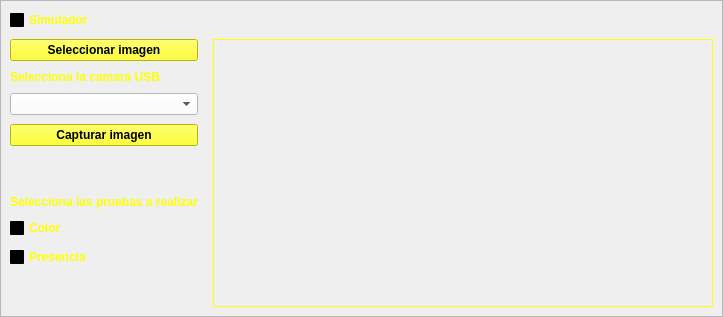
      <widget class="QWidget" name="tab_9">
       <attribute name="title">
        <string>HOME</string>
       </attribute>
       <layout class="QGridLayout" name="gridLayout_21">
        <property name="leftMargin">
         <number>0</number>
        </property>
        <property name="topMargin">
         <number>0</number>
        </property>
        <property name="rightMargin">
         <number>0</number>
        </property>
        <property name="bottomMargin">
         <number>0</number>
        </property>
        <item row="0" column="0">
         <widget class="QFrame" name="frame_11">
          <property name="frameShape">
           <enum>QFrame::StyledPanel</enum>
          </property>
          <property name="frameShadow">
           <enum>QFrame::Raised</enum>
          </property>
          <layout class="QGridLayout" name="gridLayout_22">
           <property name="horizontalSpacing">
            <number>15</number>
           </property>
           <property name="verticalSpacing">
            <number>9</number>
           </property>
           <item row="7" column="0">
            <widget class="QCheckBox" name="activarColorChB">
             <property name="font">
              <font>
               <pointsize>9</pointsize>
               <weight>75</weight>
               <bold>true</bold>
              </font>
             </property>
             <property name="styleSheet">
              <string notr="true">background-color: qlineargradient(spread:pad, x1:0, y1:0, x2:1, y2:0, stop:1 rgba(0, 0, 0, 0));
color: rgb(255, 255, 0);</string>
             </property>
             <property name="text">
              <string>Color</string>
             </property>
            </widget>
           </item>
           <item row="8" column="0">
            <widget class="QCheckBox" name="activarPresenciaChB">
             <property name="font">
              <font>
               <pointsize>9</pointsize>
               <weight>75</weight>
               <bold>true</bold>
              </font>
             </property>
             <property name="styleSheet">
              <string notr="true">background-color: qlineargradient(spread:pad, x1:0, y1:0, x2:1, y2:0, stop:1 rgba(0, 0, 0, 0));
color: rgb(255, 255, 0);</string>
             </property>
             <property name="text">
              <string>Presencia</string>
             </property>
            </widget>
           </item>
           <item row="9" column="0">
            <spacer name="verticalSpacer_15">
             <property name="orientation">
              <enum>Qt::Vertical</enum>
             </property>
             <property name="sizeHint" stdset="0">
              <size>
               <width>20</width>
               <height>40</height>
              </size>
             </property>
            </spacer>
           </item>
           <item row="0" column="0">
            <widget class="QCheckBox" name="simuladorChB">
             <property name="font">
              <font>
               <pointsize>9</pointsize>
               <weight>75</weight>
               <bold>true</bold>
              </font>
             </property>
             <property name="styleSheet">
              <string notr="true">background-color: qlineargradient(spread:pad, x1:0, y1:0, x2:1, y2:0, stop:1 rgba(0, 0, 0, 0));
color: rgb(255, 255, 0);</string>
             </property>
             <property name="text">
              <string>Simulador</string>
             </property>
            </widget>
           </item>
           <item row="2" column="0">
            <widget class="QLabel" name="label_27">
             <property name="font">
              <font>
               <pointsize>9</pointsize>
               <weight>75</weight>
               <bold>true</bold>
              </font>
             </property>
             <property name="styleSheet">
              <string notr="true">background-color: qlineargradient(spread:pad, x1:0, y1:0, x2:1, y2:0, stop:1 rgba(0, 0, 0, 0));
color: rgb(255, 255, 0);</string>
             </property>
             <property name="text">
              <string>Selecciona la camara USB</string>
             </property>
            </widget>
           </item>
           <item row="3" column="0">
            <widget class="QComboBox" name="camarasCBox">
             <property name="styleSheet">
              <string notr="true">background-color: rgb(255, 255, 255);</string>
             </property>
            </widget>
           </item>
           <item row="5" column="0">
            <spacer name="verticalSpacer_16">
             <property name="orientation">
              <enum>Qt::Vertical</enum>
             </property>
             <property name="sizeType">
              <enum>QSizePolicy::Preferred</enum>
             </property>
             <property name="sizeHint" stdset="0">
              <size>
               <width>20</width>
               <height>40</height>
              </size>
             </property>
            </spacer>
           </item>
           <item row="1" column="0">
            <widget class="QPushButton" name="selectImageButton">
             <property name="font">
              <font>
               <pointsize>9</pointsize>
               <weight>75</weight>
               <bold>true</bold>
              </font>
             </property>
             <property name="styleSheet">
              <string notr="true">background-color: rgb(255, 255, 0);</string>
             </property>
             <property name="text">
              <string>Seleccionar imagen</string>
             </property>
            </widget>
           </item>
           <item row="4" column="0">
            <widget class="QPushButton" name="capturarImagenButton">
             <property name="font">
              <font>
               <pointsize>9</pointsize>
               <weight>75</weight>
               <bold>true</bold>
              </font>
             </property>
             <property name="styleSheet">
              <string notr="true">background-color: rgb(255, 255, 0);</string>
             </property>
             <property name="text">
              <string>Capturar imagen</string>
             </property>
            </widget>
           </item>
           <item row="6" column="0">
            <widget class="QLabel" name="label_28">
             <property name="font">
              <font>
               <pointsize>9</pointsize>
               <weight>75</weight>
               <bold>true</bold>
              </font>
             </property>
             <property name="styleSheet">
              <string notr="true">background-color: qlineargradient(spread:pad, x1:0, y1:0, x2:1, y2:0, stop:1 rgba(0, 0, 0, 0));
color: rgb(255, 255, 0);</string>
             </property>
             <property name="text">
              <string>Selecciona las pruebas a realizar</string>
             </property>
            </widget>
           </item>
           <item row="1" column="1" rowspan="9">
            <widget class="QLabel" name="imagenCapturadaLabel">
             <property name="minimumSize">
              <size>
               <width>500</width>
               <height>0</height>
              </size>
             </property>
             <property name="maximumSize">
              <size>
               <width>500</width>
               <height>16777215</height>
              </size>
             </property>
             <property name="palette">
              <palette>
               <active>
                <colorrole role="WindowText">
                 <brush brushstyle="SolidPattern">
                  <color alpha="255">
                   <red>255</red>
                   <green>255</green>
                   <blue>0</blue>
                  </color>
                 </brush>
                </colorrole>
                <colorrole role="Button">
                 <brush brushstyle="LinearGradientPattern">
                  <gradient startx="0.000000000000000" starty="0.000000000000000" endx="1.000000000000000" endy="1.000000000000000" type="LinearGradient" spread="PadSpread" coordinatemode="ObjectBoundingMode">
                   <gradientstop position="0.000000000000000">
                    <color alpha="255">
                     <red>0</red>
                     <green>0</green>
                     <blue>0</blue>
                    </color>
                   </gradientstop>
                   <gradientstop position="1.000000000000000">
                    <color alpha="255">
                     <red>111</red>
                     <green>111</green>
                     <blue>111</blue>
                    </color>
                   </gradientstop>
                  </gradient>
                 </brush>
                </colorrole>
                <colorrole role="Base">
                 <brush brushstyle="LinearGradientPattern">
                  <gradient startx="0.000000000000000" starty="0.000000000000000" endx="1.000000000000000" endy="1.000000000000000" type="LinearGradient" spread="PadSpread" coordinatemode="ObjectBoundingMode">
                   <gradientstop position="0.000000000000000">
                    <color alpha="255">
                     <red>0</red>
                     <green>0</green>
                     <blue>0</blue>
                    </color>
                   </gradientstop>
                   <gradientstop position="1.000000000000000">
                    <color alpha="255">
                     <red>111</red>
                     <green>111</green>
                     <blue>111</blue>
                    </color>
                   </gradientstop>
                  </gradient>
                 </brush>
                </colorrole>
                <colorrole role="Window">
                 <brush brushstyle="LinearGradientPattern">
                  <gradient startx="0.000000000000000" starty="0.000000000000000" endx="1.000000000000000" endy="1.000000000000000" type="LinearGradient" spread="PadSpread" coordinatemode="ObjectBoundingMode">
                   <gradientstop position="0.000000000000000">
                    <color alpha="255">
                     <red>0</red>
                     <green>0</green>
                     <blue>0</blue>
                    </color>
                   </gradientstop>
                   <gradientstop position="1.000000000000000">
                    <color alpha="255">
                     <red>111</red>
                     <green>111</green>
                     <blue>111</blue>
                    </color>
                   </gradientstop>
                  </gradient>
                 </brush>
                </colorrole>
               </active>
               <inactive>
                <colorrole role="WindowText">
                 <brush brushstyle="SolidPattern">
                  <color alpha="255">
                   <red>255</red>
                   <green>255</green>
                   <blue>0</blue>
                  </color>
                 </brush>
                </colorrole>
                <colorrole role="Button">
                 <brush brushstyle="LinearGradientPattern">
                  <gradient startx="0.000000000000000" starty="0.000000000000000" endx="1.000000000000000" endy="1.000000000000000" type="LinearGradient" spread="PadSpread" coordinatemode="ObjectBoundingMode">
                   <gradientstop position="0.000000000000000">
                    <color alpha="255">
                     <red>0</red>
                     <green>0</green>
                     <blue>0</blue>
                    </color>
                   </gradientstop>
                   <gradientstop position="1.000000000000000">
                    <color alpha="255">
                     <red>111</red>
                     <green>111</green>
                     <blue>111</blue>
                    </color>
                   </gradientstop>
                  </gradient>
                 </brush>
                </colorrole>
                <colorrole role="Base">
                 <brush brushstyle="LinearGradientPattern">
                  <gradient startx="0.000000000000000" starty="0.000000000000000" endx="1.000000000000000" endy="1.000000000000000" type="LinearGradient" spread="PadSpread" coordinatemode="ObjectBoundingMode">
                   <gradientstop position="0.000000000000000">
                    <color alpha="255">
                     <red>0</red>
                     <green>0</green>
                     <blue>0</blue>
                    </color>
                   </gradientstop>
                   <gradientstop position="1.000000000000000">
                    <color alpha="255">
                     <red>111</red>
                     <green>111</green>
                     <blue>111</blue>
                    </color>
                   </gradientstop>
                  </gradient>
                 </brush>
                </colorrole>
                <colorrole role="Window">
                 <brush brushstyle="LinearGradientPattern">
                  <gradient startx="0.000000000000000" starty="0.000000000000000" endx="1.000000000000000" endy="1.000000000000000" type="LinearGradient" spread="PadSpread" coordinatemode="ObjectBoundingMode">
                   <gradientstop position="0.000000000000000">
                    <color alpha="255">
                     <red>0</red>
                     <green>0</green>
                     <blue>0</blue>
                    </color>
                   </gradientstop>
                   <gradientstop position="1.000000000000000">
                    <color alpha="255">
                     <red>111</red>
                     <green>111</green>
                     <blue>111</blue>
                    </color>
                   </gradientstop>
                  </gradient>
                 </brush>
                </colorrole>
               </inactive>
               <disabled>
                <colorrole role="WindowText">
                 <brush brushstyle="SolidPattern">
                  <color alpha="255">
                   <red>120</red>
                   <green>120</green>
                   <blue>120</blue>
                  </color>
                 </brush>
                </colorrole>
                <colorrole role="Button">
                 <brush brushstyle="LinearGradientPattern">
                  <gradient startx="0.000000000000000" starty="0.000000000000000" endx="1.000000000000000" endy="1.000000000000000" type="LinearGradient" spread="PadSpread" coordinatemode="ObjectBoundingMode">
                   <gradientstop position="0.000000000000000">
                    <color alpha="255">
                     <red>0</red>
                     <green>0</green>
                     <blue>0</blue>
                    </color>
                   </gradientstop>
                   <gradientstop position="1.000000000000000">
                    <color alpha="255">
                     <red>111</red>
                     <green>111</green>
                     <blue>111</blue>
                    </color>
                   </gradientstop>
                  </gradient>
                 </brush>
                </colorrole>
                <colorrole role="Base">
                 <brush brushstyle="LinearGradientPattern">
                  <gradient startx="0.000000000000000" starty="0.000000000000000" endx="1.000000000000000" endy="1.000000000000000" type="LinearGradient" spread="PadSpread" coordinatemode="ObjectBoundingMode">
                   <gradientstop position="0.000000000000000">
                    <color alpha="255">
                     <red>0</red>
                     <green>0</green>
                     <blue>0</blue>
                    </color>
                   </gradientstop>
                   <gradientstop position="1.000000000000000">
                    <color alpha="255">
                     <red>111</red>
                     <green>111</green>
                     <blue>111</blue>
                    </color>
                   </gradientstop>
                  </gradient>
                 </brush>
                </colorrole>
                <colorrole role="Window">
                 <brush brushstyle="LinearGradientPattern">
                  <gradient startx="0.000000000000000" starty="0.000000000000000" endx="1.000000000000000" endy="1.000000000000000" type="LinearGradient" spread="PadSpread" coordinatemode="ObjectBoundingMode">
                   <gradientstop position="0.000000000000000">
                    <color alpha="255">
                     <red>0</red>
                     <green>0</green>
                     <blue>0</blue>
                    </color>
                   </gradientstop>
                   <gradientstop position="1.000000000000000">
                    <color alpha="255">
                     <red>111</red>
                     <green>111</green>
                     <blue>111</blue>
                    </color>
                   </gradientstop>
                  </gradient>
                 </brush>
                </colorrole>
               </disabled>
              </palette>
             </property>
             <property name="frameShape">
              <enum>QFrame::Box</enum>
             </property>
             <property name="text">
              <string/>
             </property>
             <property name="scaledContents">
              <bool>true</bool>
             </property>
            </widget>
           </item>
          </layout>
         </widget>
        </item>
       </layout>
      </widget>
